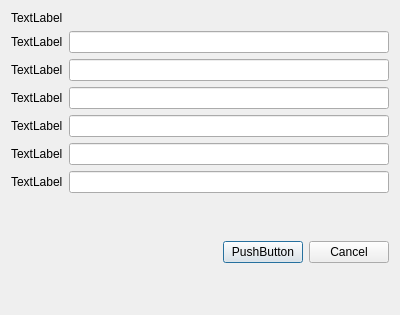
<?xml version="1.0" encoding="UTF-8"?>
<ui version="4.0">
 <class>Dialogrowedit</class>
 <widget class="QDialog" name="Dialogrowedit">
  <property name="geometry">
   <rect>
    <x>0</x>
    <y>0</y>
    <width>400</width>
    <height>315</height>
   </rect>
  </property>
  <property name="windowTitle">
   <string>Dialog</string>
  </property>
  <layout class="QVBoxLayout" name="verticalLayout_3">
   <item>
    <layout class="QVBoxLayout" name="verticalLayout_2">
     <item>
      <widget class="QLabel" name="label">
       <property name="text">
        <string>TextLabel</string>
       </property>
      </widget>
     </item>
     <item>
      <layout class="QVBoxLayout" name="verticalLayout">
       <item>
        <layout class="QHBoxLayout" name="horizontalLayout_7">
         <item>
          <widget class="QLabel" name="label_2">
           <property name="text">
            <string>TextLabel</string>
           </property>
          </widget>
         </item>
         <item>
          <widget class="QLineEdit" name="lineEdit_2"/>
         </item>
        </layout>
       </item>
       <item>
        <layout class="QHBoxLayout" name="horizontalLayout_6">
         <item>
          <widget class="QLabel" name="label_3">
           <property name="text">
            <string>TextLabel</string>
           </property>
          </widget>
         </item>
         <item>
          <widget class="QLineEdit" name="lineEdit_3"/>
         </item>
        </layout>
       </item>
       <item>
        <layout class="QHBoxLayout" name="horizontalLayout_5">
         <item>
          <widget class="QLabel" name="label_4">
           <property name="text">
            <string>TextLabel</string>
           </property>
          </widget>
         </item>
         <item>
          <widget class="QLineEdit" name="lineEdit_4"/>
         </item>
        </layout>
       </item>
       <item>
        <layout class="QHBoxLayout" name="horizontalLayout_4">
         <item>
          <widget class="QLabel" name="label_5">
           <property name="text">
            <string>TextLabel</string>
           </property>
          </widget>
         </item>
         <item>
          <widget class="QLineEdit" name="lineEdit_5"/>
         </item>
        </layout>
       </item>
       <item>
        <layout class="QHBoxLayout" name="horizontalLayout_3">
         <item>
          <widget class="QLabel" name="label_6">
           <property name="text">
            <string>TextLabel</string>
           </property>
          </widget>
         </item>
         <item>
          <widget class="QLineEdit" name="lineEdit_6"/>
         </item>
        </layout>
       </item>
       <item>
        <layout class="QHBoxLayout" name="horizontalLayout_2">
         <item>
          <widget class="QLabel" name="label_7">
           <property name="text">
            <string>TextLabel</string>
           </property>
          </widget>
         </item>
         <item>
          <widget class="QLineEdit" name="lineEdit_7"/>
         </item>
        </layout>
       </item>
       <item>
        <layout class="QHBoxLayout" name="horizontalLayout"/>
       </item>
      </layout>
     </item>
    </layout>
   </item>
   <item>
    <spacer name="verticalSpacer">
     <property name="orientation">
      <enum>Qt::Vertical</enum>
     </property>
     <property name="sizeHint" stdset="0">
      <size>
       <width>20</width>
       <height>40</height>
      </size>
     </property>
    </spacer>
   </item>
   <item>
    <layout class="QHBoxLayout" name="horizontalLayout_8">
     <item>
      <spacer name="horizontalSpacer">
       <property name="orientation">
        <enum>Qt::Horizontal</enum>
       </property>
       <property name="sizeHint" stdset="0">
        <size>
         <width>40</width>
         <height>20</height>
        </size>
       </property>
      </spacer>
     </item>
     <item>
      <widget class="QPushButton" name="pushButton">
       <property name="text">
        <string>PushButton</string>
       </property>
      </widget>
     </item>
     <item>
      <widget class="QPushButton" name="pushButton_Cancel">
       <property name="text">
        <string>Cancel</string>
       </property>
      </widget>
     </item>
    </layout>
   </item>
   <item>
    <spacer name="verticalSpacer_2">
     <property name="orientation">
      <enum>Qt::Vertical</enum>
     </property>
     <property name="sizeHint" stdset="0">
      <size>
       <width>20</width>
       <height>40</height>
      </size>
     </property>
    </spacer>
   </item>
  </layout>
 </widget>
 <resources/>
 <connections>
  <connection>
   <sender>pushButton_Cancel</sender>
   <signal>clicked()</signal>
   <receiver>Dialogrowedit</receiver>
   <slot>reject()</slot>
   <hints>
    <hint type="sourcelabel">
     <x>352</x>
     <y>263</y>
    </hint>
    <hint type="destinationlabel">
     <x>199</x>
     <y>157</y>
    </hint>
   </hints>
  </connection>
 </connections>
</ui>
